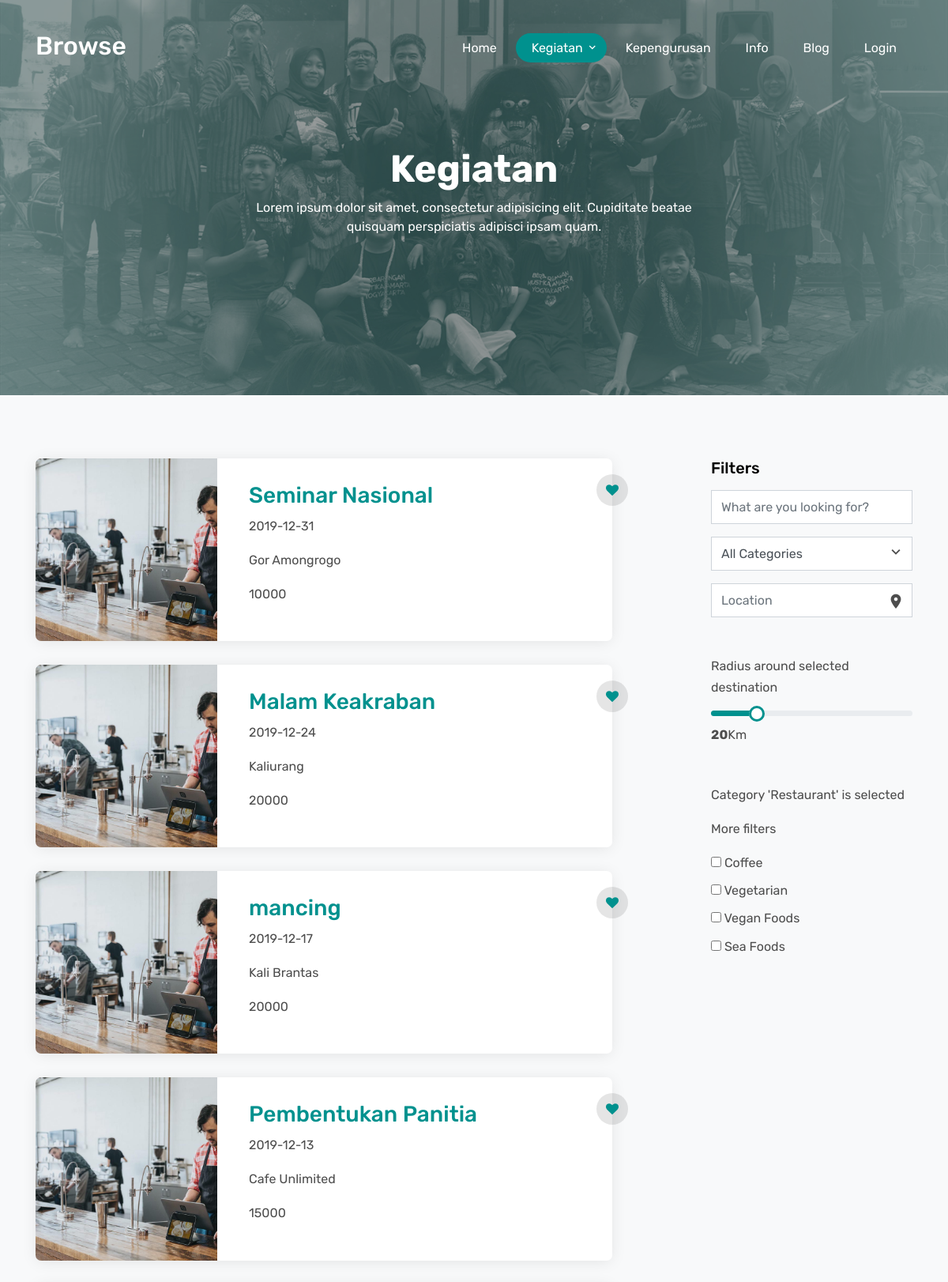
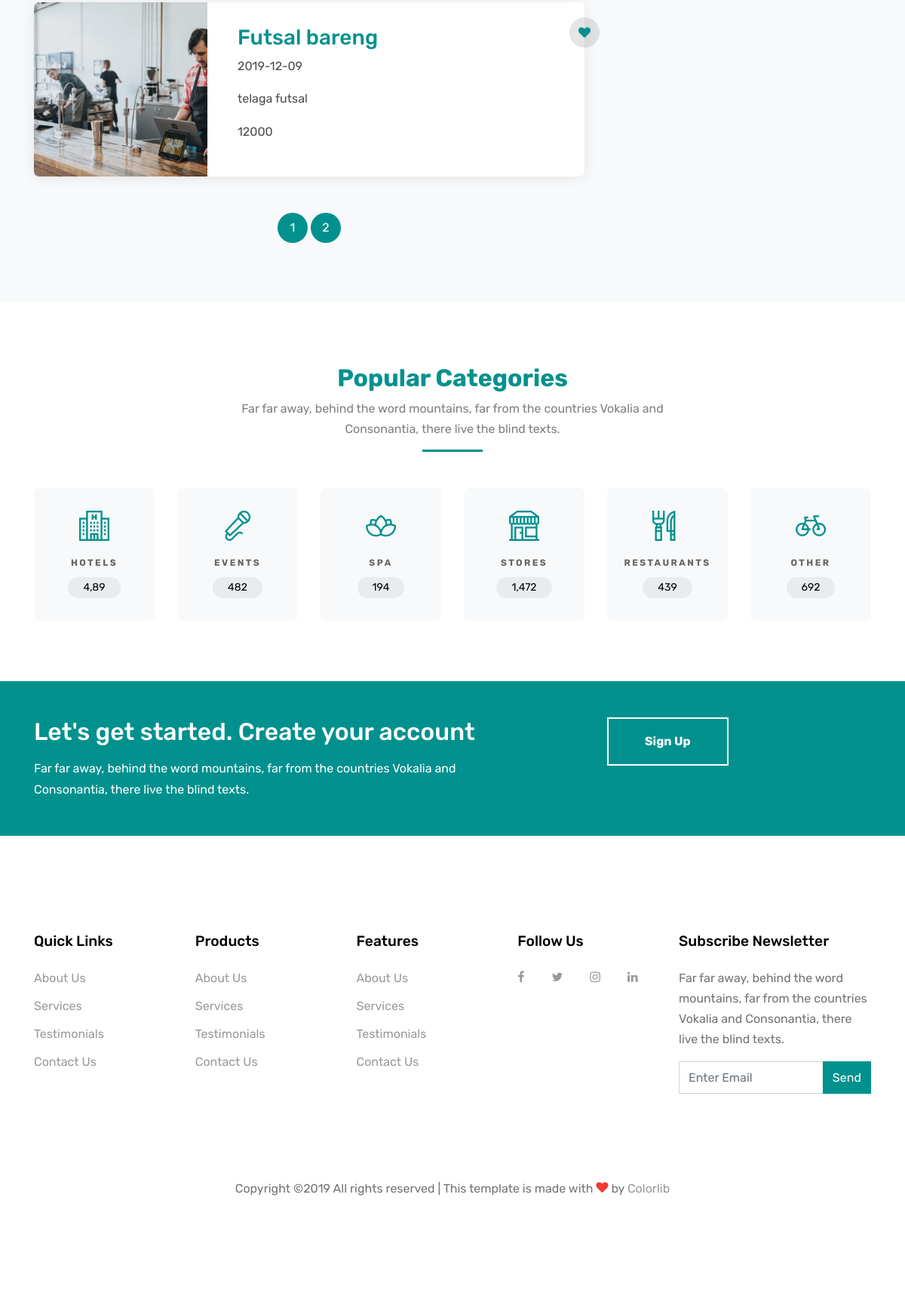
Screenshot of /listings.php with the database file from the repository (2 pictures, top to bottom).
### tables this page shows
CREATE TABLE `dtl_kegiatan` (
  `deskripsi` varchar(150) NOT NULL,
  `iuran` int(11) NOT NULL,
  `gambar` mediumblob NOT NULL,
  `kd_kegiatan` int(5) NOT NULL
);

CREATE TABLE `kegiatan` (
  `kd_kegiatan` int(5) NOT NULL,
  `kegiatan` varchar(150) NOT NULL,
  `tanggal` date NOT NULL,
  `tempat` varchar(150) NOT NULL
);

### koneksi.php (called while the page is built)
<?php
	$koneksi = mysqli_connect("localhost","root","", "kamaba");
	function query($query){
		global $koneksi;
		$result = mysqli_query($koneksi, $query);
		$rows = [];
		while ( $row = mysqli_fetch_assoc($result) ){
			$rows[] = $row;
		}
			return $rows;
	}
?>

### listings.php (the view, shortened to what this page needs)
<?php
  require 'koneksi.php';
  $perpage = 5;
  $page = isset($_GET["halaman"]) ? (int)$_GET["halaman"] : 1;
  $start = ($page > 1) ? ($page * $perpage) - $perpage : 0;
  $kegiatan = query("SELECT * FROM kegiatan INNER JOIN dtl_kegiatan ON dtl_kegiatan.kd_kegiatan=kegiatan.kd_kegiatan ORDER BY tanggal DESC LIMIT $start, $perpage");
  $hasil = mysqli_query( $koneksi,"Select * from kegiatan");
  $total = mysqli_num_rows($hasil);
  $pages = ceil($total/$perpage);
?>
<!DOCTYPE html>
<html lang="en">
  <head>
    <link rel="stylesheet" href="fonts/icomoon/style.css">
    <link rel="stylesheet" href="css/bootstrap.min.css">
    <link rel="stylesheet" href="css/magnific-popup.css">
    <link rel="stylesheet" href="css/jquery-ui.css">
    <link rel="stylesheet" href="css/owl.carousel.min.css">
    <link rel="stylesheet" href="css/owl.theme.default.min.css">
    <link rel="stylesheet" href="css/bootstrap-datepicker.css">
    <link rel="stylesheet" href="fonts/flaticon/font/flaticon.css">
    <link rel="stylesheet" href="css/aos.css">
    <link rel="stylesheet" href="css/rangeslider.css">
    <link rel="stylesheet" href="css/style.css">
  </head>
  <body>
  <div class="site-wrap">
    <header class="site-navbar" role="banner">
      <div class="container">
        <div class="row align-items-center">
          <div class="col-11 col-xl-2">
            <h1 class="mb-0 site-logo"><a href="index.php" class="text-white h2 mb-0">Browse</a></h1>
          </div>
          <div class="col-12 col-md-10 d-none d-xl-block">
            <nav class="site-navigation position-relative text-right" role="navigation">
              <ul class="site-menu js-clone-nav mr-auto d-none d-lg-block">
                <li><a href="index.php"><span>Home</span></a></li>
                <li class="has-children active">
                  <a href="listings.php"><span>Kegiatan</span></a>
                </li>
        <li><a href="struktur.php"><span>Kepengurusan</span></a></li>
                <li><a href="about.php"><span>Info</span></a></li>
                <li><a href="blog.php"><span>Blog</span></a></li>
                <li><a href="signup.php"><span>Login</span></a></li>
              </ul>
            </nav>
          </div>
          </div>
        </div>
      </div>
    <div class="site-blocks-cover inner-page-cover overlay" style="background-image: url(images/kegiatan.jpg);" data-aos="fade" data-stellar-background-ratio="0.5">
      <div class="container">
        <div class="row align-items-center justify-content-center text-center">
          <div class="col-md-10" data-aos="fade-up" data-aos-delay="400">
            <div class="row justify-content-center">
              <div class="col-md-8 text-center">
                <h1>Kegiatan</h1>
                <p data-aos="fade-up" data-aos-delay="100">Lorem ipsum dolor sit amet, consectetur adipisicing elit. Cupiditate beatae quisquam perspiciatis adipisci ipsam quam.</p>
              </div>
            </div>
          </div>
        </div>
      </div>
    </div>
    <div class="site-section bg-light">
      <div class="container">
        <div class="row">
          <div class="col-lg-8">
            <?php
               foreach ($kegiatan as $row):
            ?>
            <div class="d-block d-md-flex listing-horizontal">
              <a href="#" class="img d-block" style="background-image: url('images/img_2.jpg')"></a>
              <div class="lh-content">
                <a href="#" class="bookmark"><span class="icon-heart"></span></a>
                <h3><a href="#"> <?= $row["kegiatan"]; ?></a></h3>
                <p><?= $row["tanggal"]; ?></p>
                <p><?= $row["tempat"]; ?></p>
                <p><?= $row["iuran"]; ?></p>
              </div>
            </div>
            <?php
            endforeach;
            ?>
            <div class="col-12 mt-5 text-center">
              <div class="custom-pagination">
                <?php
                    for($j=1; $j<=$pages; $j++){ ?>
                      <a href="?halaman=<?php echo $j ?>"><?php echo $j ?></a>
                <?php
                    }
                ?>
              </div>
            </div>
          </div>
          <div class="col-lg-3 ml-auto">
            <div class="mb-5">
              <h3 class="h5 text-black mb-3">Filters</h3>
              <form action="#" method="post">
                <div class="form-group">
                  <input type="text" placeholder="What are you looking for?" class="form-control">
                </div>
                <div class="form-group">
                  <div class="select-wrap">
                      <span class="icon"><span class="icon-keyboard_arrow_down"></span></span>
                      <select class="form-control" name="" id="">
                        <option value="">All Categories</option>
                      </select>
                    </div>
                </div>
                <div class="form-group">
                  <div class="wrap-icon">
                    <span class="icon icon-room"></span>
                    <input type="text" placeholder="Location" class="form-control">
                  </div>
                </div>
              </form>
            </div>
            <div class="mb-5">
              <form action="#" method="post">
                <div class="form-group">
                  <p>Radius around selected destination</p>
                </div>
                <div class="form-group">
                </div>
              </form>
            </div>
            <div class="mb-5">
              <form action="#" method="post">
                <div class="form-group">
                  <p>Category 'Restaurant' is selected</p>
                  <p>More filters</p>
                </div>
                <div class="form-group">
                  <ul class="list-unstyled">
                    <li>
                      <label for="option1">
                        <input type="checkbox" id="option1">
                        Coffee
                      </label>
                    </li>
                    <li>
                      <label for="option2">
                        <input type="checkbox" id="option2">
                        Vegetarian
                      </label>
                    </li>
                    <li>
                      <label for="option3">
                        <input type="checkbox" id="option3">
                        Vegan Foods
                      </label>
                    </li>
                    <li>
                      <label for="option4">
                        <input type="checkbox" id="option4">
                        Sea Foods
                      </label>
                    </li>
                  </ul>
                </div>
              </form>
            </div>
          </div>
        </div>
      </div>
    </div>
    <div class="site-section">
      <div class="container">
        <div class="row justify-content-center mb-5">
          <div class="col-md-7 text-center border-primary">
            <h2 class="font-weight-light text-primary">Popular Categories</h2>
            <p class="color-black-opacity-5">Far far away, behind the word mountains, far from the countries Vokalia and Consonantia, there live the blind texts.</p>
          </div>
        </div>
        <div class="row align-items-stretch">
          <div class="col-6 col-sm-6 col-md-4 mb-4 mb-lg-0 col-lg-2">
            <a href="#" class="popular-category h-100">
              <span class="icon mb-3"><span class="flaticon-hotel"></span></span>
              <span class="caption mb-2 d-block">Hotels</span>
              <span class="number">4,89</span>
            </a>
          </div>
          <div class="col-6 col-sm-6 col-md-4 mb-4 mb-lg-0 col-lg-2">
            <a href="#" class="popular-category h-100">
              <span class="icon mb-3"><span class="flaticon-microphone"></span></span>
              <span class="caption mb-2 d-block">Events</span>
              <span class="number">482</span>
            </a>
          </div>
          <div class="col-6 col-sm-6 col-md-4 mb-4 mb-lg-0 col-lg-2">
            <a href="#" class="popular-category h-100">
              <span class="icon mb-3"><span class="flaticon-flower"></span></span>
              <span class="caption mb-2 d-block">Spa</span>
              <span class="number">194</span>
            </a>
          </div>
          <div class="col-6 col-sm-6 col-md-4 mb-4 mb-lg-0 col-lg-2">
            <a href="#" class="popular-category h-100">
              <span class="icon mb-3"><span class="flaticon-restaurant"></span></span>
              <span class="caption mb-2 d-block">Stores</span>
              <span class="number">1,472</span>
            </a>
          </div>
          <div class="col-6 col-sm-6 col-md-4 mb-4 mb-lg-0 col-lg-2">
            <a href="#" class="popular-category h-100">
              <span class="icon mb-3"><span class="flaticon-cutlery"></span></span>
              <span class="caption mb-2 d-block">Restaurants</span>
              <span class="number">439</span>
            </a>
          </div>
          <div class="col-6 col-sm-6 col-md-4 mb-4 mb-lg-0 col-lg-2">
            <a href="#" class="popular-category h-100">
              <span class="icon mb-3"><span class="flaticon-bike"></span></span>
              <span class="caption mb-2 d-block">Other</span>
              <span class="number">692</span>
            </a>
          </div>
        </div>
      </div>
    </div>
    <div class="py-5 bg-primary">
      <div class="container">
        <div class="row">
          <div class="col-lg-7 mr-auto mb-4 mb-lg-0">
            <h2 class="mb-3 mt-0 text-white">Let's get started. Create your account</h2>
            <p class="mb-0 text-white">Far far away, behind the word mountains, far from the countries Vokalia and Consonantia, there live the blind texts.</p>
          </div>
          <div class="col-lg-4">
            <p class="mb-0"><a href="signup.php" class="btn btn-outline-white text-white btn-md px-5 font-weight-bold btn-md-block">Sign Up</a></p>
          </div>
        </div>
      </div>
    </div>
    <footer class="site-footer">
      <div class="container">
        <div class="row">
          <div class="col-md-9">
            <div class="row">
              <div class="col-md-6 mb-5 mb-lg-0 col-lg-3">
                <h2 class="footer-heading mb-4">Quick Links</h2>
                <ul class="list-unstyled">
                  <li><a href="#">About Us</a></li>
                  <li><a href="#">Services</a></li>
                  <li><a href="#">Testimonials</a></li>
                  <li><a href="#">Contact Us</a></li>
                </ul>
              </div>
              <div class="col-md-6 mb-5 mb-lg-0 col-lg-3">
                <h2 class="footer-heading mb-4">Products</h2>
                <ul class="list-unstyled">
                  <li><a href="#">About Us</a></li>
                  <li><a href="#">Services</a></li>
                  <li><a href="#">Testimonials</a></li>
                  <li><a href="#">Contact Us</a></li>
                </ul>
              </div>
              <div class="col-md-6 mb-5 mb-lg-0 col-lg-3">
                <h2 class="footer-heading mb-4">Features</h2>
                <ul class="list-unstyled">
                  <li><a href="#">About Us</a></li>
                  <li><a href="#">Services</a></li>
                  <li><a href="#">Testimonials</a></li>
                  <li><a href="#">Contact Us</a></li>
                </ul>
              </div>
              <div class="col-md-6 mb-5 mb-lg-0 col-lg-3">
                <h2 class="footer-heading mb-4">Follow Us</h2>
                <a href="#" class="pl-0 pr-3"><span class="icon-facebook"></span></a>
                <a href="#" class="pl-3 pr-3"><span class="icon-twitter"></span></a>
                <a href="#" class="pl-3 pr-3"><span class="icon-instagram"></span></a>
                <a href="#" class="pl-3 pr-3"><span class="icon-linkedin"></span></a>
              </div>
            </div>
          </div>
          <div class="col-lg-3">
            <h2 class="footer-heading mb-4">Subscribe Newsletter</h2>
            <p>Far far away, behind the word mountains, far from the countries Vokalia and Consonantia, there live the blind texts.</p>
            <form action="#" method="post">
              <div class="input-group mb-3">
                <input type="text" class="form-control bg-transparent" placeholder="Enter Email" aria-label="Enter Email" aria-describedby="button-addon2">
                <div class="input-group-append">
                  <button class="btn btn-primary text-white" type="button" id="button-addon2">Send</button>
                </div>
              </div>
            </form>
          </div>
        </div>
        <div class="row pt-5 mt-5">
          <div class="col-12 text-md-center text-left">
            <p>
            Copyright &copy;<script>document.write(new Date().getFullYear());</script> All rights reserved | This template is made with <i class="icon-heart text-danger" aria-hidden="true"></i> by <a href="https://colorlib.com" target="_blank" >Colorlib</a>
            </p>
          </div>
        </div>
      </div>
    </footer>
  </body>
</html>

### rows the page displays
dtl_kegiatan: kd_kegiatan.kegiatan "Seminar Nasional", kd_kegiatan.tanggal "2019-12-31", kd_kegiatan.tempat "Gor Amongrogo", iuran "10000"
dtl_kegiatan: kd_kegiatan.kegiatan "Malam Keakraban", kd_kegiatan.tanggal "2019-12-24", kd_kegiatan.tempat "Kaliurang", iuran "20000"
dtl_kegiatan: kd_kegiatan.kegiatan "mancing", kd_kegiatan.tanggal "2019-12-17", kd_kegiatan.tempat "Kali Brantas", iuran "20000"
dtl_kegiatan: kd_kegiatan.kegiatan "Pembentukan Panitia", kd_kegiatan.tanggal "2019-12-13", kd_kegiatan.tempat "Cafe Unlimited", iuran "15000"
dtl_kegiatan: kd_kegiatan.kegiatan "Futsal bareng", kd_kegiatan.tanggal "2019-12-09", kd_kegiatan.tempat "telaga futsal", iuran "12000"
